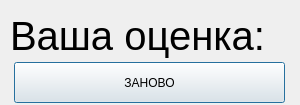
<?xml version="1.0" encoding="UTF-8"?>
<ui version="4.0">
 <class>Mark_dialog</class>
 <widget class="QDialog" name="Mark_dialog">
  <property name="geometry">
   <rect>
    <x>0</x>
    <y>0</y>
    <width>300</width>
    <height>105</height>
   </rect>
  </property>
  <property name="minimumSize">
   <size>
    <width>300</width>
    <height>105</height>
   </size>
  </property>
  <property name="maximumSize">
   <size>
    <width>300</width>
    <height>105</height>
   </size>
  </property>
  <property name="windowTitle">
   <string>ИТОГИ</string>
  </property>
  <property name="windowIcon">
   <iconset>
    <normaloff>Test-case-vs-Test-scenario.png</normaloff>Test-case-vs-Test-scenario.png</iconset>
  </property>
  <widget class="QLabel" name="mark_text">
   <property name="geometry">
    <rect>
     <x>10</x>
     <y>10</y>
     <width>281</width>
     <height>51</height>
    </rect>
   </property>
   <property name="font">
    <font>
     <pointsize>30</pointsize>
    </font>
   </property>
   <property name="text">
    <string>Ваша оценка:</string>
   </property>
  </widget>
  <widget class="QPushButton" name="again">
   <property name="geometry">
    <rect>
     <x>14</x>
     <y>62</y>
     <width>271</width>
     <height>41</height>
    </rect>
   </property>
   <property name="text">
    <string>ЗАНОВО</string>
   </property>
  </widget>
 </widget>
 <resources/>
 <connections/>
</ui>
